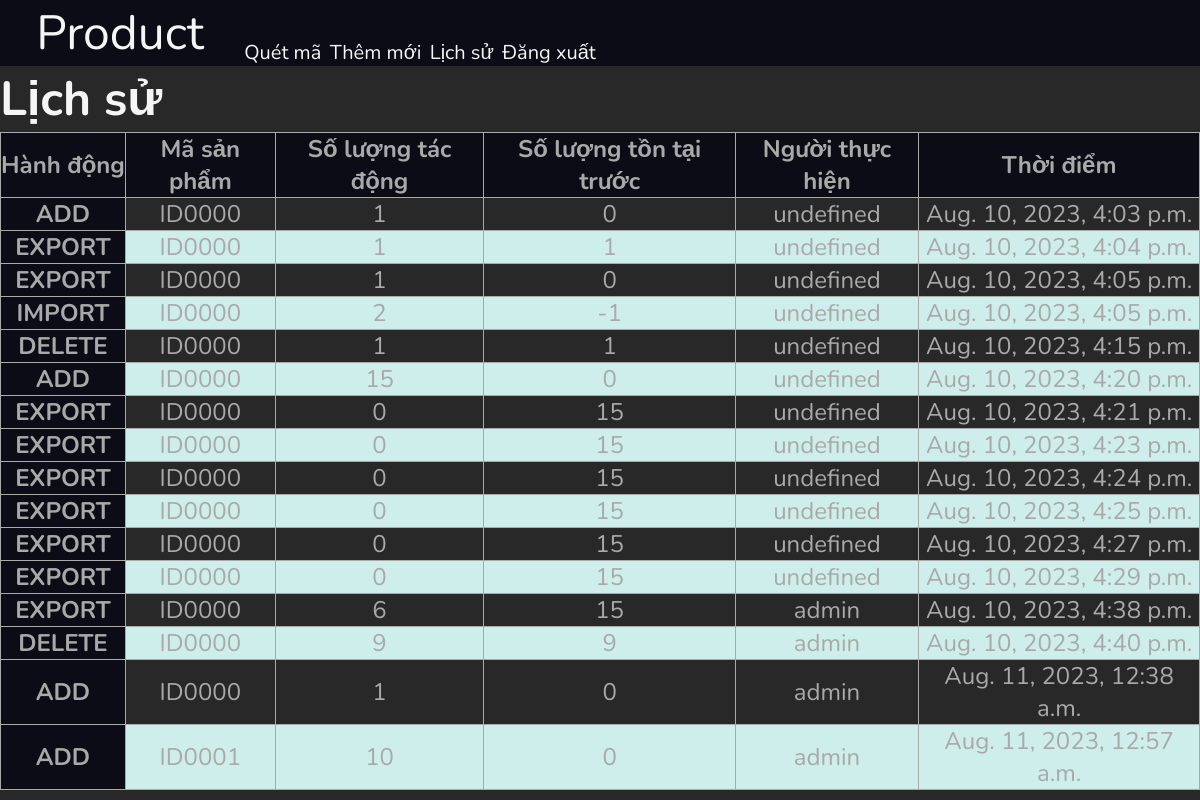
Before: /history (signed in) with the older database file.
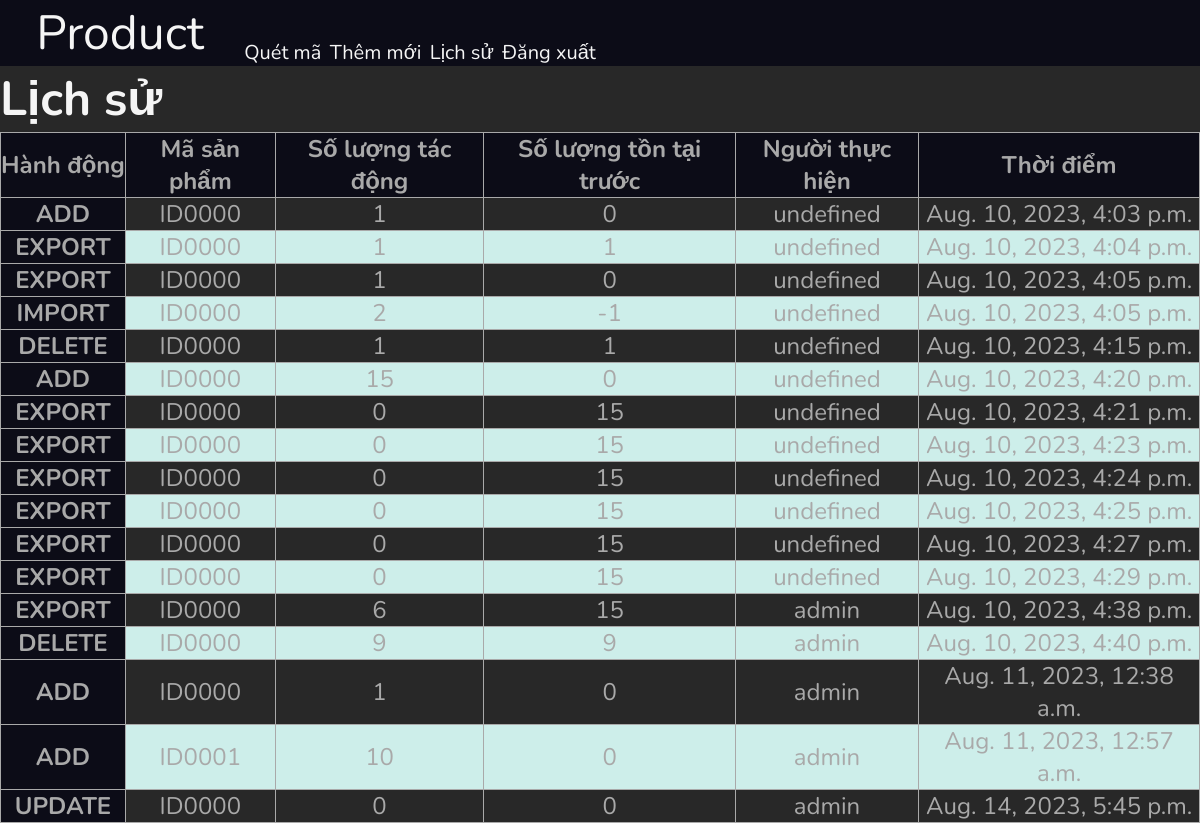
After: the same page with the newer database file.
### Product/models.py (models this page shows)
class History(models.Model):
	action = models.CharField(max_length=10, null=False) # Hành động người dùng
	id_product = models.CharField(max_length=20, null=False) # Sản phẩm bị tác động
	amount_on_action = models.IntegerField(default=0, null=False) # Số lượng sản phẩm bị tác động vd thêm 5 hay giảm 1
	amount_exists_on_time = models.IntegerField(default=0, null=False) # Số lượng sản phẩm tại thời gian hành động
	action_on_time = models.DateTimeField(auto_now_add=True) # Thời điểm hành động xảy ra
	user = models.CharField(max_length=50, null=False) # Người thực hiện

### Product/views.py (the view)
# urls.py: path('history', views.history, name='history'),
@auth_decorator
def history(request):
	historys = History.objects.all()
	data = {
		'historys' : historys
	}
	return render(request, 'product/history.html', data)

### Product/views.py (called while the page is built)
def auth_decorator(func):
	@functools.wraps(func)
	def warpper(*args, **kwargs):
		request = args[0]
		if request.user.is_authenticated:
			result = func(*args, **kwargs)
			return result
		else:
			print("Decorator is working.")
			messages.warning(request, "Bạn cần đăng nhập để thực hiện chức năng")
			return redirect('home')
	return warpper

### Product/templates/product/history.html
{% extends 'product/base.html' %}
{% block history %}
<h1>Lịch sử</h1>
{% if historys %}
{% load tz %}
{% load static %}
<link rel="stylesheet" href="{% static 'CSS/table.css' %}">
	<table class="table table-hover table-info table-striped table-bordered">
	  <thead class="table-dark">
	    <tr>
	      <th scope="col">Hành động</th>
	      <th scope="col">Mã sản phẩm</th>
	      <th scope="col">Số lượng tác động</th>
	      <th scope="col">Số lượng tồn tại trước</th>
	      <th scope="col">Người thực hiện</th>
	      <th scope="col">Thời điểm</th>
	    </tr>
	  </thead>
	  <tbody class="table">
		{% for history in historys %}
			<tr>
		      <th scope="row">{{history.action}}</th>
		      <td>{{history.id_product}}</td>
		      <td>{{history.amount_on_action}}</td>
		      <td>{{history.amount_exists_on_time}}</td>
		      <td>{{history.user}}</td>
					{% localtime on %}
		      <td>{{ history.action_on_time|localtime }}</td>
					{% endlocaltime %}
		  </tr>
		{% endfor %}
  	</tbody>
	</table>
{% endif %}
{% endblock %}

Changed rows visible on the page:
added History: action "UPDATE", id_product "ID0000", amount_on_action "0", amount_exists_on_time "0", user "admin", action_on_time "Aug. 14, 2023, 5:45 p.m."
